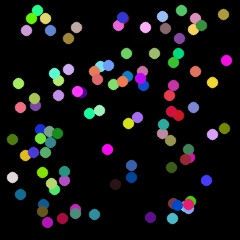
#> input picture deep/img3.jpg, 240 x 240 px, found by its file name
$ python math2.py
#> lines starting #> are read from the running program, lines starting #| are printed output that depends on the picture

import cv2 as cv
from time import sleep
from matplotlib import pyplot as plt
img1 = cv.imread('./deep/img3.jpg')
#> img1 is the input picture: shape (240, 240, 3); mean B, G, R 21.7, 20.8, 21.4
img2 = cv.imread('./deep/img4.jpg')
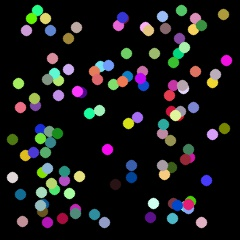
#> input picture deep/img4.jpg, 240 x 240 px, found by its file name
#> img2 is the input picture: shape (240, 240, 3); mean B, G, R 26.7, 26.3, 26.5
# cv.subtract( src1, src2[, dst[, mask[,
img3 = cv.subtract(img1, img2)
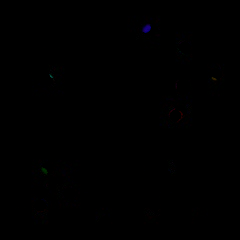
#> img3: shape (240, 240, 3); mean B, G, R 0.2, 0.1, 0.1
# cv.absdiff( src1, src2[, dst] ) ->
img4 = cv.absdiff(img1, img2)
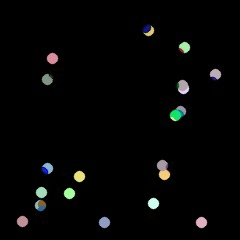
#> img4: shape (240, 240, 3); mean B, G, R 5.3, 5.7, 5.3
titles = ['src', 'map', 'sub', 'absDiff']
imgs = [img1, img2, img3, img4]
for i in range(4):
    plt.subplot(2,2,i+1)
    plt.imshow(imgs[i])
    plt.title(titles[i])
    plt.xticks([])
    plt.yticks([])
plt.show()
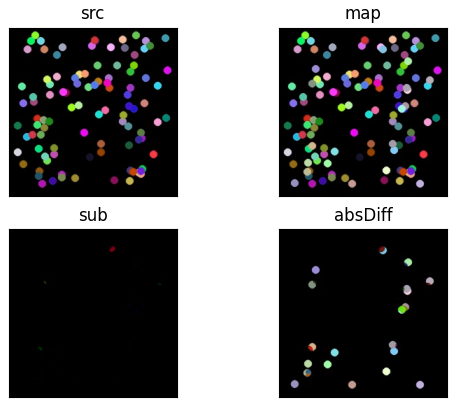
#> figure drawn by matplotlib, 4 panels; B, G, R data is drawn as R, G, B
sleep(100)
